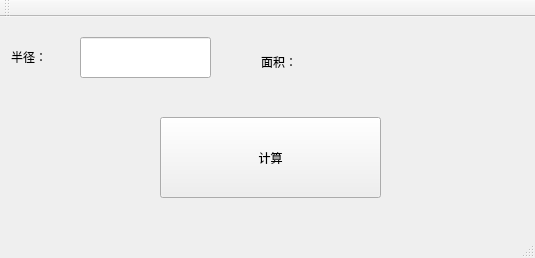
<?xml version="1.0" encoding="UTF-8"?>
<ui version="4.0">
 <class>Calculator</class>
 <widget class="QMainWindow" name="Calculator">
  <property name="geometry">
   <rect>
    <x>0</x>
    <y>0</y>
    <width>535</width>
    <height>258</height>
   </rect>
  </property>
  <property name="windowTitle">
   <string>Calculator</string>
  </property>
  <widget class="QWidget" name="centralWidget">
   <widget class="QPushButton" name="pushButton">
    <property name="geometry">
     <rect>
      <x>160</x>
      <y>100</y>
      <width>221</width>
      <height>81</height>
     </rect>
    </property>
    <property name="text">
     <string>计算</string>
    </property>
   </widget>
   <widget class="QLineEdit" name="lineEdit">
    <property name="geometry">
     <rect>
      <x>80</x>
      <y>20</y>
      <width>131</width>
      <height>41</height>
     </rect>
    </property>
   </widget>
   <widget class="QLabel" name="label">
    <property name="geometry">
     <rect>
      <x>330</x>
      <y>30</y>
      <width>151</width>
      <height>31</height>
     </rect>
    </property>
    <property name="text">
     <string/>
    </property>
   </widget>
   <widget class="QLabel" name="label_2">
    <property name="geometry">
     <rect>
      <x>11</x>
      <y>24</y>
      <width>91</width>
      <height>31</height>
     </rect>
    </property>
    <property name="text">
     <string>半径：</string>
    </property>
   </widget>
   <widget class="QLabel" name="label_3">
    <property name="geometry">
     <rect>
      <x>261</x>
      <y>34</y>
      <width>81</width>
      <height>21</height>
     </rect>
    </property>
    <property name="text">
     <string>面积：</string>
    </property>
   </widget>
  </widget>
  <widget class="QMenuBar" name="menuBar">
   <property name="geometry">
    <rect>
     <x>0</x>
     <y>0</y>
     <width>535</width>
     <height>26</height>
    </rect>
   </property>
  </widget>
  <widget class="QToolBar" name="mainToolBar">
   <attribute name="toolBarArea">
    <enum>TopToolBarArea</enum>
   </attribute>
   <attribute name="toolBarBreak">
    <bool>false</bool>
   </attribute>
  </widget>
  <widget class="QStatusBar" name="statusBar"/>
 </widget>
 <layoutdefault spacing="6" margin="11"/>
 <resources/>
 <connections/>
</ui>
